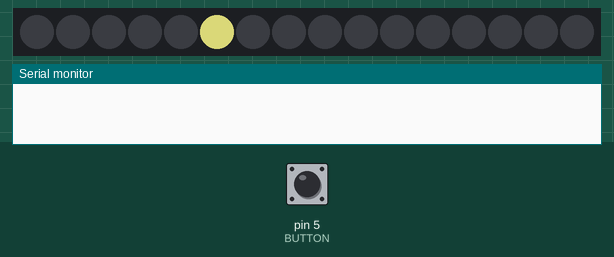
Recording of a sketch running on a simulated Arduino Uno, built with avr-gcc and run on an emulated ATmega328P. Parts: 16 RGB LEDs in strip order, left to right, the last lines printed to the serial monitor. The test bench sets the inputs (shaded band); at power-on: pin 5 (BUTTON) HIGH. Dim RGB values are drawn brighter than linear; random numbers use the default seed unless the sketch sets one.

Above: at 1.2 s.
1.3 s: pin 5 (BUTTON) pulled LOW for 0.25 s
At 1.71 s:
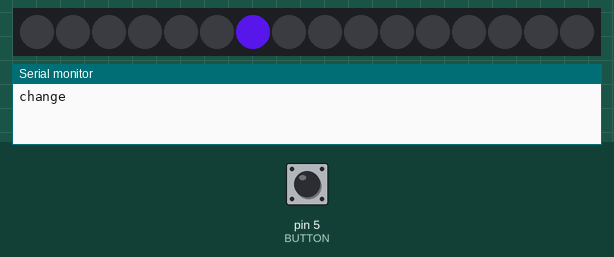
3.7 s: pin 5 (BUTTON) pulled LOW for 1 s
At 4.12 s:
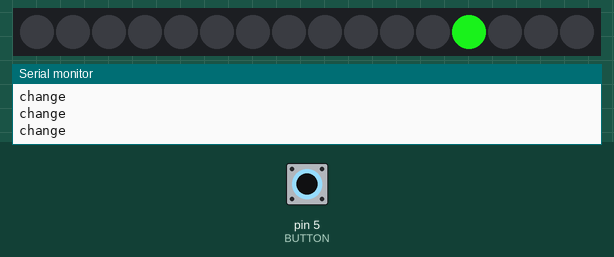
7.7 s: pin 5 (BUTTON) pulled LOW for 0.25 s
At 8.14 s:
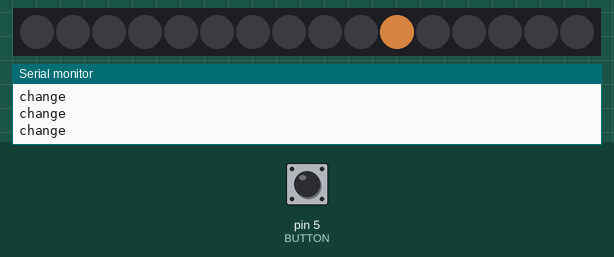
10.9 s: pin 5 (BUTTON) pulled LOW for 1 s
At 11.56 s:
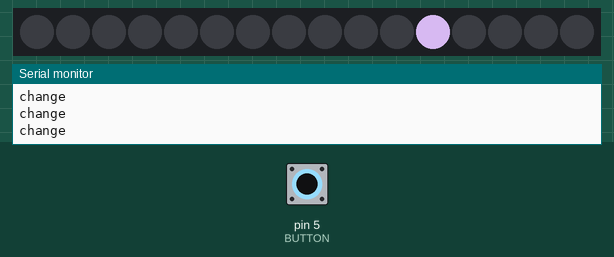

The sketch:

week2-2.3.ino
```cpp
#include <Adafruit_NeoPixel.h>

#define PIN 6
#define NUMPIXELS 16
#define BUTTON 5

int direction = 1;
int currentled = 0;

int red = 0;
int green = 0;
int blue = 0;


Adafruit_NeoPixel strip = Adafruit_NeoPixel(NUMPIXELS, PIN, NEO_GRB + NEO_KHZ800);

void setup() {
  pinMode(BUTTON, INPUT_PULLUP);
  strip.begin();
  strip.show();
  Serial.begin(9600);
}

void loop() {

  red = random(0,255);
  green = random(0,255);
  blue = random(0,255);

  if (!digitalRead(BUTTON)) {
    direction = -direction;
    Serial.println("change");
  }

  strip.clear();
  strip.setPixelColor(currentled, strip.Color(red, green, blue));
  strip.show();
  currentled += direction;

  if (currentled >= NUMPIXELS) {
    currentled = 0;
  }
  else if (currentled < 0) {
    currentled = NUMPIXELS - 1;
  }
  delay(200);
}
```
